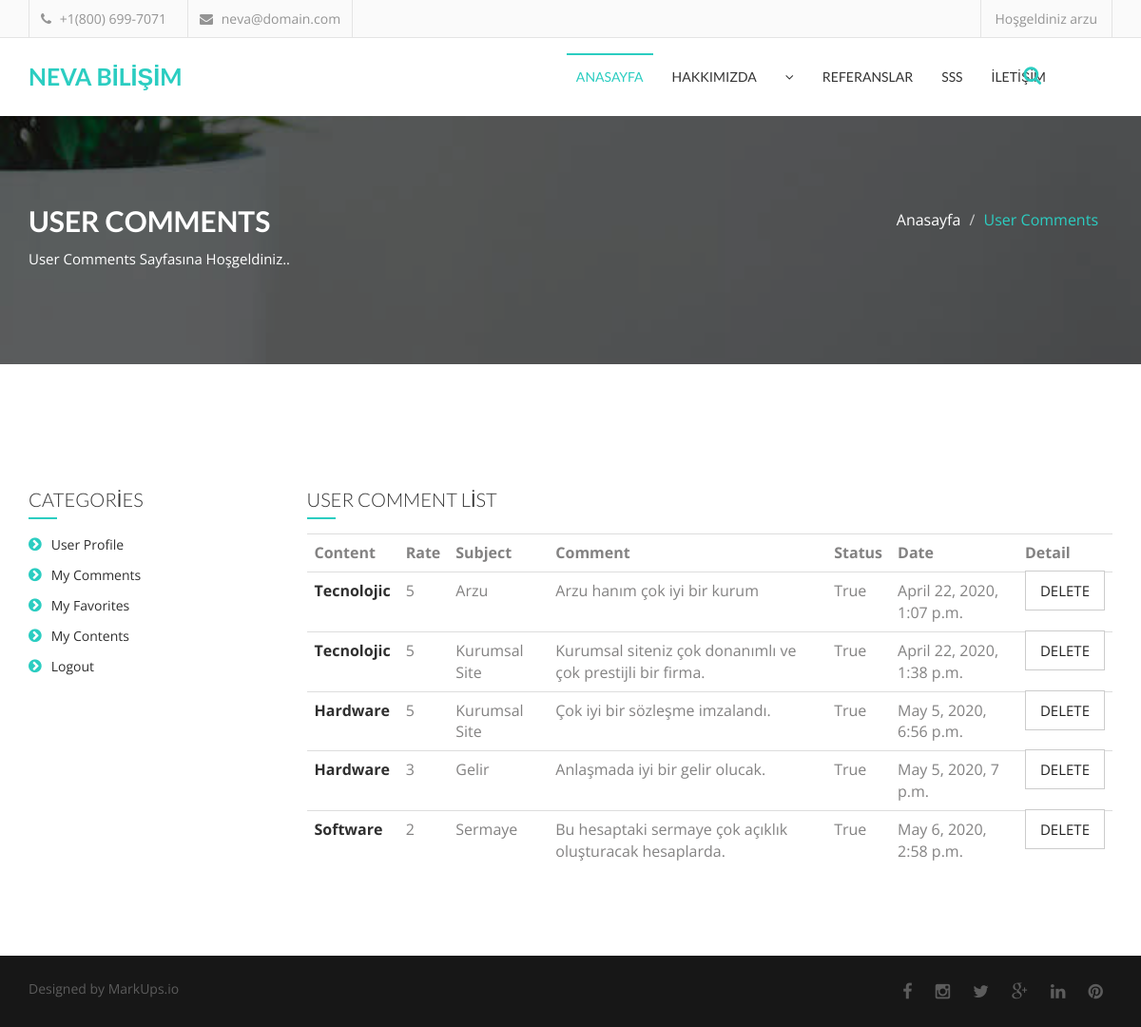
/user/comments/ (signed in), run on the app's committed database.
### content/models.py (models this page shows, shortened)
class Comment(models.Model):
    STATUS = (
        ('New', 'Yeni'),
        ('True', 'Evet'),
        ('False', 'Hayır'),
    )
    content = models.ForeignKey(Content, on_delete=models.CASCADE)
    user = models.ForeignKey(User, on_delete=models.CASCADE)
    subject = models.CharField(max_length=50)
    comment = models.TextField(max_length=200, blank=True)
    rate = models.IntegerField(blank=True)
    status = models.CharField(max_length=10, choices=STATUS, default='New')
    ip = models.CharField(max_length=20, blank=True)
    create_at = models.DateTimeField(auto_now_add=True)
    update_at = models.DateTimeField(auto_now=True)

class Content(models.Model):
    STATUS = (
        ('True', 'Evet'),
        ('False', 'Hayır'),
    )
    user = models.ForeignKey(User, on_delete=models.SET_NULL, null=True)
    category = models.ForeignKey(Category, on_delete=models.CASCADE)  # relation with Category table
    title = models.CharField(max_length=150)
    keywords = models.CharField(blank=True, max_length=255)
    description = models.CharField(blank=True, max_length=255)
    image = models.ImageField(upload_to='images/')
    detail = RichTextUploadingField()
    slug = models.SlugField(null=False, unique=True)
    status = models.CharField(max_length=10, choices=STATUS)
    create_at = models.DateTimeField(auto_now_add=True)
    update_at = models.DateTimeField(auto_now=True)
    def image_tag(self):
        return mark_safe('<img src="{}" height="50"/>'.format(self.image.url))
    image_tag.short_description = 'Image'

### user/views.py (the view)
# urls.py: path('comments/', views.comments, name='comments'),
@login_required(login_url='/login')  # Check login
def comments(request):
    category = Category.objects.all()
    current_user = request.user
    comments = Comment.objects.filter(user_id=current_user.id)
    context = {'category': category, 'comments': comments}
    return render(request, 'user_comments.html', context)

### user/templates/user_comments.html (shortened to what this page needs)
{% extends "homebase.html" %}
{% block body %}
    <section id="single-page-header">
        <div class="overlay">
            <div class="container">
                <div class="row">
                    <div class="col-md-6 col-sm-6 col-xs-12">
                        <div class="single-page-header-left">
                            <h2>USER COMMENTS</h2>
                            <p>User Comments Sayfasına Hoşgeldiniz..</p>
                        </div>
                    </div>
                    <div class="col-md-6 col-sm-6 col-xs-12">
                        <div class="single-page-header-right">
                            <ol class="breadcrumb">
                                <li><a href="/">Anasayfa</a></li>
                                <li class="active">User Comments</li>
                            </ol>
                        </div>
                    </div>
                </div>
            </div>
        </div>
    </section>
    <section id="contact">
        <div class="container">
            <div class="row">
                <div class="col-md-12">
                </div>
                <div class="col-md-12">
                    <div class="cotact-area">
                        <div class="row">
                            <div class="col-md-3">
                                <div class="contact-area-left">
                                    {% include "user_panel.html" %}
                                </div>
                            </div>
                            <div class="col-md-9">
                                <div class="contact-area-right">
                                    <h4 class="widget-title">USER COMMENT LİST</h4>
                                    <table class="shopping-cart-table table">
                                        <tr>
                                            <th class="text-left">Content</th>
                                            <th class="text-left">Rate</th>
                                            <th class="text-left">Subject</th>
                                            <th class="text-left">Comment</th>
                                            <th class="text-left">Status</th>
                                            <th class="text-left">Date</th>
                                            <th class="text-left">Detail</th>
                                        </tr>
                                        {% for rs in comments %}
                                            <tr>
                                                <td class="text-left">
                                                    <a href="/content/{{ rs.content_id }}/{{ rs.content_slug }}">
                                                        <strong>{{ rs.content.title }}</strong>
                                                    </a>
                                                </td>
                                                <td class="text-left">{{ rs.rate }}</td>
                                                <td class="text-left">{{ rs.subject }}</td>
                                                <td class="text-left">{{ rs.comment }}</td>
                                                <td class="text-left">{{ rs.status }}</td>
                                                <td class="text-left">{{ rs.create_at }}</td>
                                                <td class="text-left">
                                                    <a class="comment-btn" href="/user/deletecomment/{{ rs.id }}" onclick="return confirm('Will be Delete ! Are you sure?')">Delete</a>
                                                </td>
                                            </tr>
                                        {% endfor %}
                                    </table>
                                </div>
                            </div>
                        </div>
                    </div>
                </div>
            </div>
        </div>
    </section>
{% endblock %}

### home/templates/header.html (shortened to what this page needs)
{% load static %}
<header id="header">
            {% load mptt_tags %}
    <div class="header-bottom">
        <div class="container">
            <div class="row">
                <div class="col-md-6 col-sm-6 col-xs-6">
                    <div class="header-contact">
                        <ul>
                            <li>
                                <div class="phone">
                                    <i class="fa fa-phone"></i>
                                    +1(800) 699-7071
                                </div>
                            </li>
                            <li>
                                <div class="mail">
                                    <i class="fa fa-envelope"></i>
                                    neva@domain.com
                                </div>
                            </li>
                        </ul>
                    </div>
                </div>
                <div class="col-md-6 col-sm-6 col-xs-6">
                    <div class="header-login">
                        <a class="login modal-form" data-target="#login-form" data-toggle="modal">
                            {% if user.id is not  None %} Hoşgeldiniz {{ user.username }}{% else %} <a href="/login/">Login</a> / <a href="/signup/">Sign Up</a>{% endif %}</a>
                    </div>
                </div>
            </div>
        </div>
    </div>
</header>

### home/static/css/theme-color/default-theme.css (style rules this page uses)
.widget-title::after { background-color: #2bcdc1; }
.single-page-header-right .breadcrumb li { color: #2bcdc1; }

### home/static/style.css (style rules this page uses)
body { font-family: 'Open Sans', sans-serif; font-size: 16px; overflow-x: hidden !important; color: #838282; }
ul { padding: 0; margin: 0; list-style: none; }
a { text-decoration: none; color: #2f2f2f; }
h1,h2,h3,h4,h5,h6 { font-family: 'Lato', sans-serif; }
h2 { color: #fff; font-size: 30px; font-weight: 700; line-height: 40px; margin: 0; padding-bottom: 10px; }
#header { float: left; display: inline; width: 100%; }
.header-bottom { background-color: rgba(0, 0, 0, 0.02); border-bottom: 1px solid #e4e4e4; color: #949494; font-size: 12px; height: 40px; display: inline; float: left; width: 100%; overflow: hidden; padding: 0 15px; transition: all 0.3s ease 0s; }
.header-contact { display: inline; float: left; width: 100%; }
.header-contact ul li { border-left: 1px solid #e4e4e4; display: inline-block; float: left; margin-right: 10px; padding: 10px 12px; }
.header-contact ul li:last-child { border-right: 1px solid #e4e4e4; }
.phone { font-size: 14px; }
.phone i { margin-right: 5px; }
.mail { font-size: 14px; }
.mail i { margin-right: 5px; }
.header-login { display: inline; float: left; text-align: right; width: 100%; }
.login { border-left: 1px solid #e4e4e4; border-right: 1px solid #e4e4e4; color: #949494; display: inline-block; font-size: 14px; line-height: 20px; padding: 10px 15px; text-decoration: none; -webkit-transition: all 0.5s; -o-transition: all 0.5s; transition: all 0.5s; }
#single-page-header { background-attachment: fixed !important; background-image: url("assets/images/slider-5.jpg"); background-repeat: repeat; background-size: cover; color: #ffffff; display: inline; float: left; width: 100%; }
.overlay { background-color: rgba(0,0,0,0.6); padding: 90px 0; float: left; width: 100%; }
.single-page-header-left { display: inline; float: left; width: 100%; }
.single-page-header-left h2 { text-transform: uppercase; }
.single-page-header-left p { font-size: 15px; }
.single-page-header-right { display: inline; float: left; width: 100%; }
.single-page-header-right .breadcrumb { background: transparent none repeat scroll 0 0; border-radius: 0; text-align: right; }
.single-page-header-right .breadcrumb li a { color: #fff; }
.widget-title { color: #333; font-size: 20px; font-weight: 300; margin-bottom: 25px; position: relative; }
.widget-title::after { content: ""; height: 2px; left: 0; position: absolute; top: 30px; width: 30px; }
.comment-btn { padding: 10px 15px; outline: none; border: 1px solid #ccc; background-color: #fff; color: #222; text-transform: uppercase; font-size: 15px; -webkit-transition: all 0.5s; -o-transition: all 0.5s; transition: all 0.5s; }
#contact { display: inline; float: left; padding: 70px 0; width: 100%; }
.cotact-area { display: inline; float: left; margin-top: 50px; width: 100%; }
.contact-area-left { display: inline; float: left; width: 100%; }
.contact-area-right { display: inline; float: left; width: 100%; }

### data on the page
Comment: content "Tecnolojic", rate "5", subject "Arzu", comment "Arzu hanım çok iyi bir kurum", status "True", create_at "April 22, 2020, 1:07 p.m."
Comment: content "Tecnolojic", rate "5", subject "Kurumsal Site", comment "Kurumsal siteniz çok donanımlı ve çok prestijli bir firma.", status "True", create_at "April 22, 2020, 1:38 p.m."
Comment: content "Hardware", rate "5", subject "Kurumsal Site", comment "Çok iyi bir sözleşme imzalandı.", status "True", create_at "May 5, 2020, 6:56 p.m."
Comment: content "Hardware", rate "3", subject "Gelir", comment "Anlaşmada iyi bir gelir olucak.", status "True", create_at "May 5, 2020, 7 p.m."
Comment: content "Software", rate "2", subject "Sermaye", comment "Bu hesaptaki sermaye çok açıklık oluşturacak hesaplarda.", status "True", create_at "May 6, 2020, 2:58 p.m."

### other printed values
{{ user.username }} "arzu"
